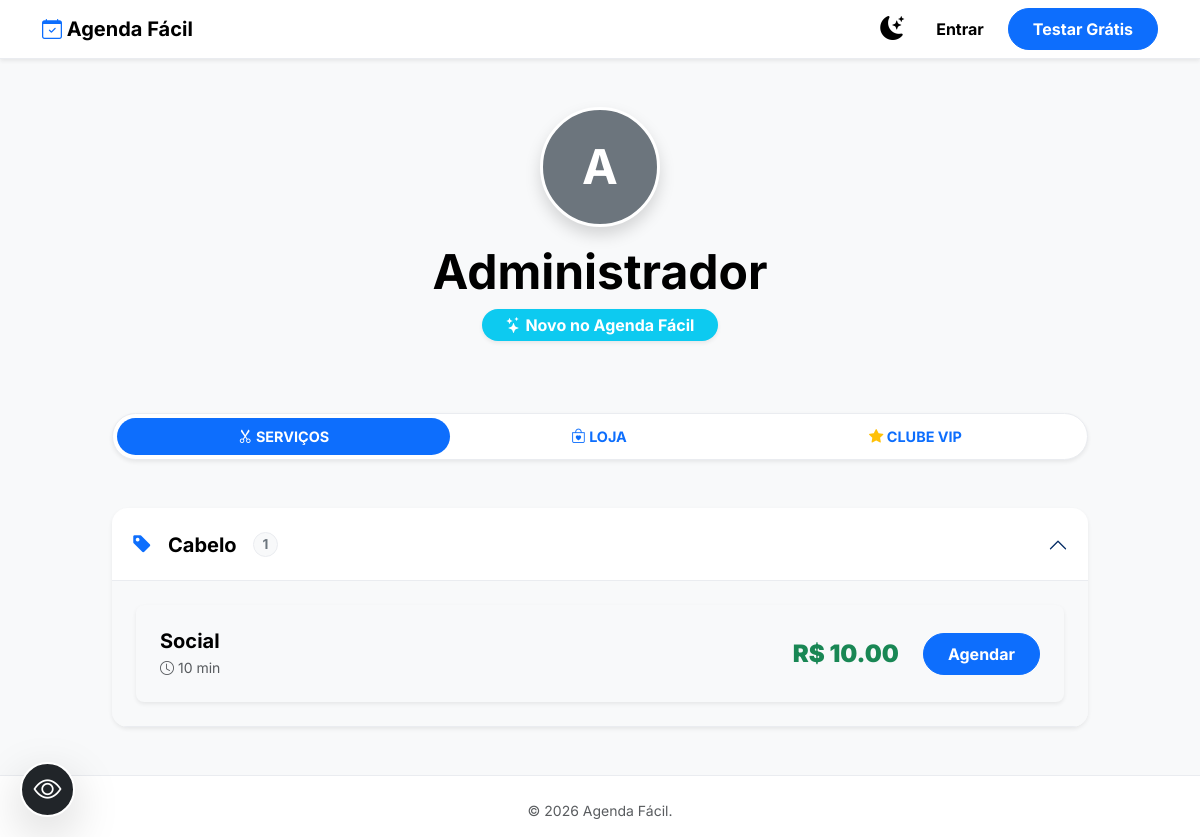
/b/admin, run on the app's committed database.
### app.py (models this page shows, shortened)
class Establishment(db.Model):
    __tablename__ = 'establishments'
    id = db.Column(db.Integer, primary_key=True)
    name = db.Column(db.String(100), nullable=False)
    url_prefix = db.Column(db.String(50), nullable=False, unique=True)
    contact_phone = db.Column(db.String(20), nullable=True)
    contact_email = db.Column(db.String(120), nullable=True)
    logo_filename = db.Column(db.String(100), nullable=True)
    is_active = db.Column(db.Boolean, default=False)
    capacity = db.Column(db.Integer, default=1, nullable=False)
    plan_type = db.Column(db.String(20), default='solo')
    trial_ends = db.Column(db.DateTime, nullable=True)
    loyalty_points_goal = db.Column(db.Integer, default=0)
    loyalty_reward = db.Column(db.String(150), nullable=True)
    state = db.Column(db.String(2), default='PE')
    internal_notes = db.Column(db.Text, nullable=True)
    schedules = db.relationship('DaySchedule', backref='establishment', lazy=True, cascade="all, delete-orphan")
    admins = db.relationship('Admin', backref='establishment', lazy=True)
    services = db.relationship('Service', backref='establishment', lazy=True)
    appointments = db.relationship('Appointment', backref='establishment', lazy=True)
    blacklists = db.relationship('Blacklist', backref='establishment', lazy=True)
    products = db.relationship('Product', backref='establishment', lazy=True)
    sales = db.relationship('ProductSale', backref='establishment', lazy=True)
    subscriptions = db.relationship('ClientSubscription', backref='establishment', lazy=True)
    subscription_plans = db.relationship('SubscriptionPlan', backref='establishment', lazy=True)
    @property
    def has_access(self):
        if self.is_active:
            return True
    @property
    def rating_count(self):
        return Appointment.query.filter_by(establishment_id=self.id).filter(Appointment.rating != None).count()

class Category(db.Model):
    __tablename__ = 'categories'
    id = db.Column(db.Integer, primary_key=True)
    name = db.Column(db.String(100), nullable=False)
    establishment_id = db.Column(db.Integer, db.ForeignKey('establishments.id'), nullable=False)
    services = db.relationship('Service', backref='category', lazy=True)

class Service(db.Model):
    __tablename__ = 'services'
    id = db.Column(db.Integer, primary_key=True)
    name = db.Column(db.String(100), nullable=False)
    duration = db.Column(db.Integer, nullable=False)
    price = db.Column(db.Float, nullable=False, default=0.0)
    establishment_id = db.Column(db.Integer, db.ForeignKey('establishments.id'), nullable=False)
    category_id = db.Column(db.Integer, db.ForeignKey('categories.id'), nullable=True)
    is_combo = db.Column(db.Boolean, default=False)
    original_price = db.Column(db.Float, nullable=True)
    is_club_included = db.Column(db.Boolean, default=False)
    is_hidden = db.Column(db.Boolean, default=False)

### app.py (the view)
@app.route('/b/<url_prefix>')
def establishment_services(url_prefix):
    est = Establishment.query.filter_by(url_prefix=url_prefix).first_or_404()
    if not est.has_access: return render_template('error_inactive.html', message="O período de teste ou assinatura deste estabelecimento expirou."), 403
    services = Service.query.filter_by(establishment_id=est.id, is_hidden=False).all()
    categories = Category.query.filter_by(establishment_id=est.id).all()
    return render_template('lista_servicos.html', services=services, categories=categories, establishment=est)

### templates/lista_servicos.html (shortened to what this page needs)
{% extends 'layout.html' %}
{% block content %}
<div class="container py-5" id="container-vitrine" style="max-width: 1000px;">
    <div class="text-center mb-5">
        {% if establishment.logo_filename %}
            <img src="{{ url_for('static', filename='uploads/' + establishment.logo_filename) }}" class="rounded-circle shadow mb-3 border border-3 border-white" style="width: 120px; height: 120px; object-fit: cover;">
        {% else %}
            <div class="rounded-circle bg-secondary d-inline-flex align-items-center justify-content-center text-white fw-bold mb-3 shadow border border-3 border-white" style="width: 120px; height: 120px; font-size: 3rem;">{{ establishment.name[0] }}</div>
        {% endif %}
        <h1 class="display-5 fw-bold mb-2 text-body-emphasis">{{ establishment.name }}</h1>
        {% if establishment.rating_count > 0 %}
            <div class="badge bg-warning text-body-emphasis fs-6 shadow-sm mb-4 px-4 py-2 rounded-pill"><i class="bi bi-star-fill"></i> {{ "%.1f"|format(establishment.average_rating) }} ({{ establishment.rating_count }} avaliações)</div>
        {% else %}
            <div class="badge bg-info text-white fs-6 shadow-sm mb-4 px-4 py-2 rounded-pill"><i class="bi bi-stars"></i> Novo no Agenda Fácil</div>
        {% endif %}
    </div>
    <ul class="nav nav-pills nav-fill mb-5 bg-body p-1 rounded-pill shadow-sm border" id="vitrineTabs">
        <li class="nav-item">
            <a class="nav-link active fw-bold rounded-pill text-uppercase" style="font-size: 0.9rem;" data-bs-toggle="pill" href="#tab-servicos"><i class="bi bi-scissors"></i> Serviços</a>
        </li>
        <li class="nav-item">
            <a class="nav-link fw-bold rounded-pill text-uppercase" style="font-size: 0.9rem;" data-bs-toggle="pill" href="#tab-produtos"><i class="bi bi-bag-heart"></i> Loja</a>
        </li>
        {% if establishment.plan_type == 'gestao' %}
        <li class="nav-item">
            <a class="nav-link fw-bold rounded-pill text-uppercase" style="font-size: 0.9rem;" data-bs-toggle="pill" href="#tab-clube"><i class="bi bi-star-fill text-warning"></i> Clube VIP</a>
        </li>
        {% endif %}
    </ul>
    <div class="tab-content">
        <div class="tab-pane fade show active" id="tab-servicos">
            <div class="accordion shadow-sm rounded-4 overflow-hidden border-0" id="accordionCategorias">
                {% set primeira_categoria_aberta = namespace(aberta=false) %}
                {% for c in categories %}
                    {% set contagem = namespace(visiveis=0) %}
                    {% for s in c.services %}
                        {% if not s.is_hidden %}
                            {% set contagem.visiveis = contagem.visiveis + 1 %}
                        {% endif %}
                    {% endfor %}
                    {% if contagem.visiveis > 0 %}
                    <div class="accordion-item border-0 border-bottom">
                        <h2 class="accordion-header" id="heading-{{ c.id }}">
                            <button class="accordion-button {% if primeira_categoria_aberta.aberta %}collapsed{% endif %} fw-bold fs-5 bg-body text-body-emphasis py-4" type="button" data-bs-toggle="collapse" data-bs-target="#cat-{{ c.id }}" aria-expanded="{% if not primeira_categoria_aberta.aberta %}true{% else %}false{% endif %}" aria-controls="cat-{{ c.id }}">
                                <i class="bi bi-tag-fill text-primary me-3"></i> {{ c.name }}
                                <span class="badge bg-body-tertiary text-secondary border ms-3 rounded-pill" style="font-size: 0.85rem;">{{ contagem.visiveis }}</span>
                            </button>
                        </h2>
                        <div id="cat-{{ c.id }}" class="accordion-collapse collapse {% if not primeira_categoria_aberta.aberta %}show{% endif %}" aria-labelledby="heading-{{ c.id }}" data-bs-parent="#accordionCategorias">
                            <div class="accordion-body bg-body-tertiary p-3 p-md-4">
                                <div class="d-flex flex-column gap-3">
                                    {% for s in c.services %}
                                        {% if not s.is_hidden %}
                                        <div class="card shadow-sm w-100 rounded-3 overflow-hidden {% if s.is_combo %}border-warning border-2{% else %}border-0{% endif %}">
                                            <div class="card-body d-flex flex-column flex-md-row justify-content-between align-items-center gap-3 p-4">
                                                <div class="text-center text-md-start">
                                                    <h5 class="fw-bold text-body-emphasis mb-1">
                                                        {{ s.name }}
                                                    </h5>
                                                    <div class="text-body-secondary small"><i class="bi bi-clock"></i> {{ s.duration }} min</div>
                                                </div>
                                                <div class="d-flex align-items-center gap-4">
                                                    <div class="text-end">
                                                        <span class="text-success fw-black fs-4 mb-0">R$ {{ "%.2f"|format(s.price) }}</span>
                                                    </div>
                                                    <a href="{{ url_for('schedule_service', url_prefix=establishment.url_prefix, service_id=s.id) }}" class="btn btn-primary fw-bold rounded-pill px-4 py-2">Agendar</a>
                                                </div>
                                            </div>
                                        </div>
                                        {% endif %}
                                    {% endfor %}
                                </div>
                            </div>
                        </div>
                    </div>
                    {% set primeira_categoria_aberta.aberta = true %}
                    {% endif %}
                {% endfor %}
            </div>
        </div>
    </div>
</div>
<button id="btn-acessibilidade" class="btn btn-dark shadow-lg d-flex justify-content-center align-items-center transition border border-2 border-white"
        style="position: fixed; bottom: 20px; left: 20px; z-index: 9999; border-radius: 50%; width: 55px; height: 55px;" title="Ativar Modo de Leitura">
    <i class="bi bi-eye fs-3"></i>
</button>
{% endblock %}

### templates/layout.html (style rules this page uses)
body { font-family: 'Inter', sans-serif; display: flex; flex-direction: column; min-height: 100vh; }
a { text-decoration: none; }
body, .navbar, .card, .offcanvas { transition: background-color 0.3s ease, color 0.3s ease, border-color 0.3s ease; }
[data-bs-theme="light"] { --bs-body-bg: #f8f9fa; --bs-card-bg: #ffffff; --bs-border-color: #eaecf0; --bs-tertiary-bg: #f1f3f5; }

### templates/lista_servicos.html (style rules this page uses)
#container-vitrine, #container-vitrine * { transition: font-size 0.2s ease, padding 0.2s ease; }
.fw-black { font-weight: 900; }

### data on the page
Establishment: name "A", name "Administrador"
Category: name "Cabelo", visiveis "1"
Service: name "Social", duration "10", price "10.00"
